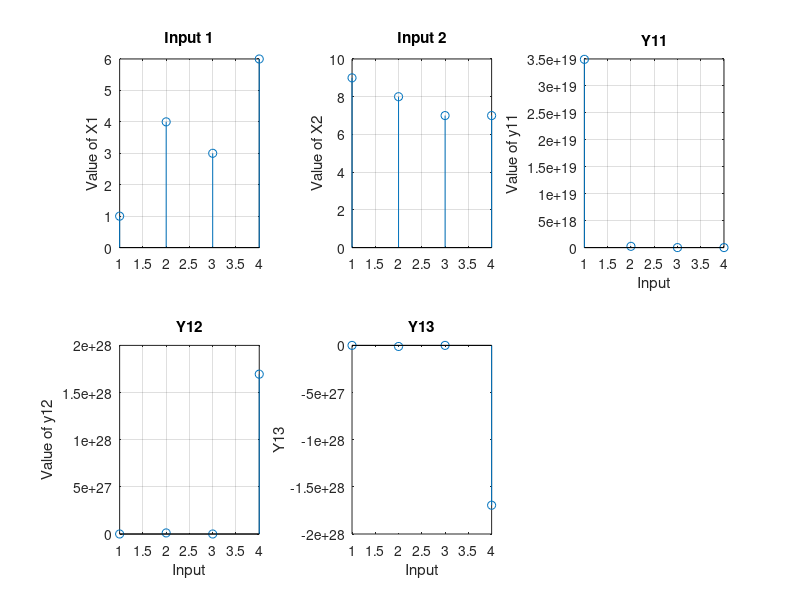

This figure's MATLAB source:
clc;
clear all; close all;
x1 = [1,4,3,6];
x2 = [9,8,7,7];
a = input('Enter a:');
b = input ('Enter b:'); 
y1 = exp (a*x1);
y2 = exp (b*x2); 
y11 = y1 + y2;
y12 = exp (a*x1 + b*x2); 
subplot(2,3,1); 
stem(x1);
ylabel("Value of X1"); 
title("Input 1"); 
grid(); 
subplot(2,3,2); 
stem(x2); 
ylabel("Value of X2"); 
title("Input 2"); 
grid(); 
subplot(2,3,3); 
stem(y11); 
xlabel("Input")
ylabel("Value of y11"); 
title("Y11");
grid(); 
subplot(2,3,4); 
stem(y12); 
xlabel("Input")
ylabel("Value of y12"); 
title("Y12");
grid();
y13 = y11 - y12;
subplot(2,3,5); 
stem(y13); 
xlabel("Input");
ylabel("Y13");
title("Y13");
if (abs(y11-y12)<= 0.0001)
    then

    disp("System is linear"); else
    display("System is non-linear"); end;
